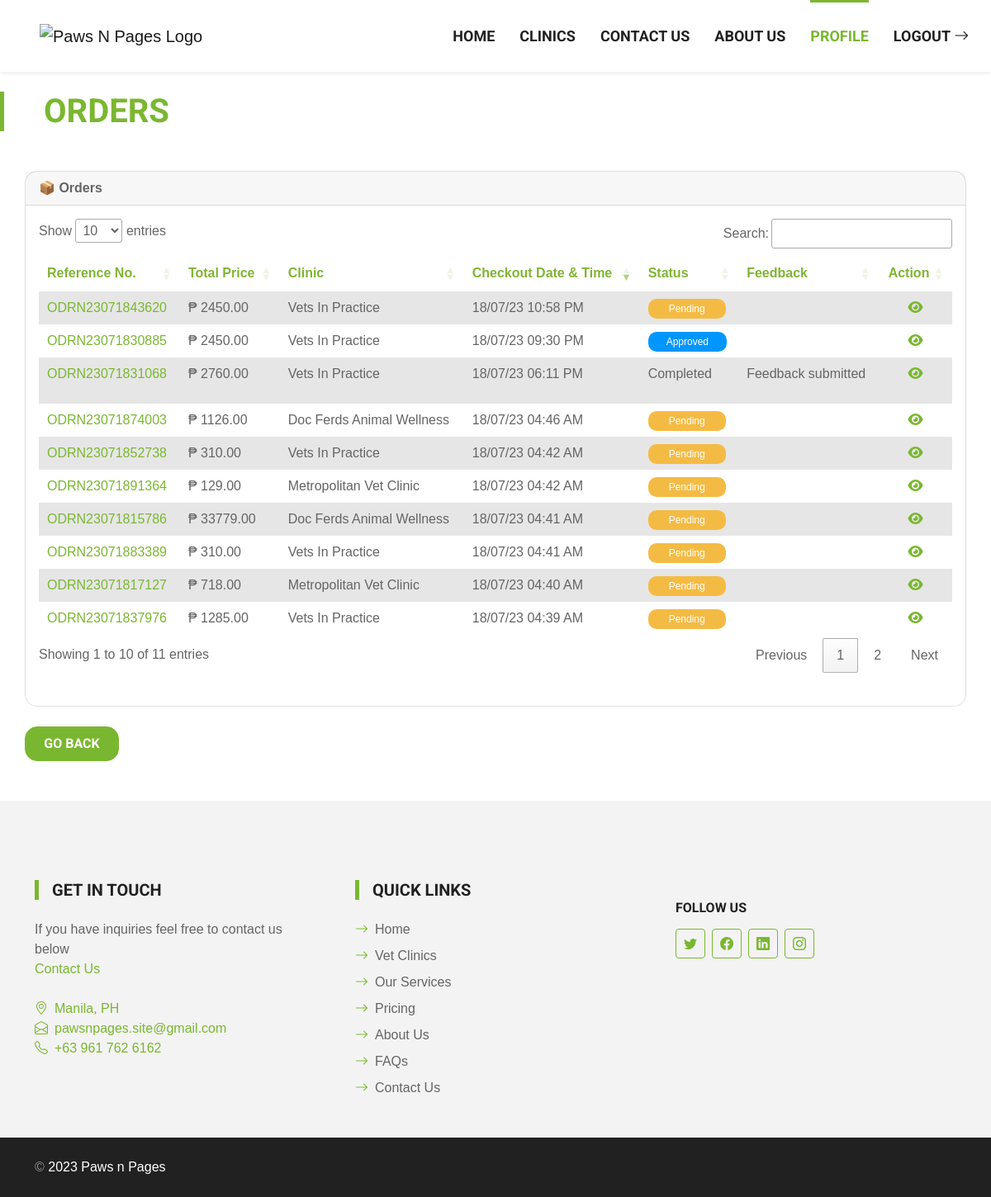
The app's page /orders.php (signed in) with its own data.
### tables this page shows
CREATE TABLE `orders` (
  `OrderID` int(11) NOT NULL,
  `Order_RefNo` varchar(250) DEFAULT NULL,
  `OrderedProducts` varchar(5000) DEFAULT NULL,
  `UserID` int(11) DEFAULT NULL,
  `TotalPrice` decimal(10,2) NOT NULL,
  `DateTimeCheckedOut` datetime NOT NULL,
  `ShippingTo` varchar(2000) NOT NULL,
  `ProofOfPayment` varchar(1000) NOT NULL,
  `Proof_RefNo` varchar(200) NOT NULL,
  `OrderPrescription` varchar(1000) DEFAULT NULL,
  `OrderStatus` varchar(500) DEFAULT NULL,
  `OrderRemarks` varchar(1000) DEFAULT NULL,
  `ClinicID` int(11) DEFAULT NULL,
  `OrderNotes` varchar(2000) DEFAULT NULL
);

CREATE TABLE `clinics` (
  `ClinicID` int(11) NOT NULL,
  `ClinicName` varchar(250) NOT NULL,
  `ClinicImage` varchar(500) NOT NULL,
  `BusinessPermit` varchar(500) NOT NULL,
  `BusinessNameReg` varchar(500) NOT NULL,
  `CertificateOfReg` varchar(500) NOT NULL,
  `UserID` int(11) DEFAULT NULL,
  `SubscriptionNo` varchar(200) DEFAULT NULL,
  `SubscriptionType` varchar(200) NOT NULL,
  `DateOfSubscription` date DEFAULT NULL,
  `ExpiryDateOfSub` date DEFAULT NULL,
  `SubscriptionStatus` varchar(200) DEFAULT NULL,
  `OpeningTime` time NOT NULL,
  `ClosingTime` time NOT NULL,
  `OperatingDays` varchar(300) NOT NULL
);

### orders.php (the view, shortened to what this page needs)
<?php
include('connection.php');
$userID = $_SESSION["id"];
?>
<!DOCTYPE html>
<html lang="en">
<head>
    <link rel="stylesheet" href="https://stackpath.bootstrapcdn.com/bootstrap/4.5.0/css/bootstrap.min.css">
    <link rel="stylesheet" href="https://cdnjs.cloudflare.com/ajax/libs/font-awesome/6.4.0/css/all.min.css">
    <link href="https://cdn.jsdelivr.net/npm/bootstrap-icons@1.4.1/font/bootstrap-icons.css" rel="stylesheet">
    <link href="lib/flaticon/font/flaticon.css" rel="stylesheet">
    <link href="lib/owlcarousel/assets/owl.carousel.min.css" rel="stylesheet">
    <link href="css/bootstrap.min.css" rel="stylesheet">
    <link href="css/style.css" rel="stylesheet">
</head>
<body>
    <nav class="navbar navbar-expand-lg bg-white navbar-light shadow-sm py-3 py-lg-0 px-3 px-lg-0">
        <a href="index.php" class="navbar-brand ms-lg-5">
            <img src="https://i.ibb.co/vmrbJ34/logo-black.png" alt="Paws N Pages Logo" width="70" height="70" />
        </a>
        <div class="collapse navbar-collapse" id="navbarCollapse">
            <div class="navbar-nav ms-auto py-0">
                <a href="index.php" class="nav-item nav-link">Home</a>
                <a href="clinics.php" class="nav-item nav-link">Clinics</a>
                <a href="contact.php" class="nav-item nav-link">Contact Us</a>
                <a href="about.php" class="nav-item nav-link">About Us</a>
                <?php if ($_SESSION["id"] > 0) { ?>
                    <a href="userProfile.php" class="nav-item nav-link active">Profile</a>
                    <a href="logout.php" class="nav-item nav-link">Logout
                        <i class="bi bi-arrow-right"></i>
                    </a>
                <?php } ?>
            </div>
        </div>
    </nav>
    <br>
    <div class="border-start border-5 border-primary ps-5 mb-5" style="max-width: 600px;">
        <h1 class="text-primary text-uppercase">Orders</h1>
    </div>
    <div style="padding-right:30px; padding-left:30px;">
        <div class="card mb-4 mb-xl-0" style="border-radius: 15px;">
            <div class="card-header userProfile-font"><b>📦 Orders</b></div>
            <div class="card-body">
                <table class="table table-striped table-hover" name="order" id="order" style="border:0px;">
                    <thead>
                        <tr class="table100-head">
                            <th class="column1" style="border:0px; color: #80B434;">Reference No.</th>
                            <th class="column1" style="border:0px; color: #80B434;">Total Price</th>
                            <th class="column1" style="border:0px; color: #80B434;">Clinic</th>
                            <th class="column1" style="border:0px; color: #80B434;">Checkout Date & Time</th>
                            <th class="column1" style="border:0px; color: #80B434;">Status</th>
                            <th class="column1" style="border:0px; color: #80B434;">Feedback</th>
                            <th class="column1" style="border:0px; color: #80B434; text-align:center;">Action</th>
                        </tr>
                    </thead>
                    <tbody>
                        <?php
                        $ret1 = mysqli_query($con, "SELECT * FROM orders, clinics, users WHERE orders.UserID = users.UserID AND orders.ClinicID = clinics.ClinicID AND orders.UserID = '$userID' ORDER BY orders.OrderID ASC");
                        $row1 = mysqli_num_rows($ret1);
                        if ($row1 > 0) {
                            while ($row1 = mysqli_fetch_array($ret1)) {
                        ?>
                                <tr>
                                    <td style="border:0px;"><a href="" orderid="<?php echo $row1['OrderID'] ?>" refno="<?php echo $row1['Order_RefNo'] ?>" products="<?php $prod = $row1['OrderedProducts'];
                                                                                                                                                                        $explodedArray = explode(', ', $prod);
                                                                                                                                                                        foreach ($explodedArray as $element) {
                                                                                                                                                                            echo $element . "\n";
                                                                                                                                                                        } ?>" user="<?php echo $row1['FirstName'] . ' ' . $row1['MiddleName'] . ' ' . $row1['LastName'] ?>" totalprice="<?php echo "₱ " . $row1['TotalPrice']; ?>" dtcout="<?php echo $row1['DateTimeCheckedOut'] ?>" address="<?php echo $row1['ShippingTo'] ?>" proofpayment="<?php echo $row1['ProofOfPayment']; ?>" proofrefno="<?php echo $row1['Proof_RefNo']; ?>" prescription="<?php echo $row1['OrderPrescription'] ?>" orderstatus="<?php echo $row1['OrderStatus']; ?>" odremarks="<?php echo $row1['OrderRemarks']; ?>" odnotes="<?php echo $row1['OrderNotes']; ?>" class="edit" title="View" data-toggle="modal" data-target="#view_order"><?php echo $row1['Order_RefNo'] ?></a>
                                    </td>
                                    <td style="border:0px;">
                                        ₱
                                        <?php echo $row1['TotalPrice'] ?>
                                    </td>
                                    <td style="border:0px;">
                                        <?php echo $row1['ClinicName'] ?>
                                    </td>
                                    <td style="border:0px;">
                                        <?php echo date('d/m/y h:i A', strtotime($row1['DateTimeCheckedOut'])) ?>
                                    </td>
                                    <td style="border:0px;">
                                        <?php $status = $row1['OrderStatus'];
                                        if ($status === 'Pending') { ?>
                                            <a style="color:white; font-size:12px; padding: 5px 25px; border-radius:10px; background-color:#F4BB44;">
                                                <?php echo $row1['OrderStatus']; ?>
                                            </a>
                                        <?php }
                                        if ($status === 'To Ship') { ?>
                                        <?php }
                                        if ($status === 'Approved') { ?>
                                            <a style="color:white; font-size:12px; padding: 5px 22px;  border-radius:10px; background-color:#0096FF;">
                                                <?php echo $row1['OrderStatus']; ?>
                                            </a>
                                        <?php }
                                        if ($status === 'Completed') { ?>
                                        <?php echo $row1['OrderStatus'];
                                        } ?>
                                    </td>
                                    <?php
                                    if ($row1['OrderStatus'] != 'Completed') {
                                    ?>
                                        <td style="border:0px;">
                                        </td>
                                    <?php } else { ?>
                                        <?php
                                        $order_id = $row1['OrderID'];
                                        $sql_fb = mysqli_query($con, "SELECT * FROM feedback WHERE UserID='$userID' AND OrderID='$order_id'");
                                        $row_fb = mysqli_num_rows($sql_fb);
                                        if ($row_fb < 1) {
                                        ?>
                                            <td style="border:0px;">
                                                <a href="" data-toggle="modal" onclick="<?php $order_id = $row1['OrderID']; ?>" data-target="#feedback_modal" id="<?php echo $row1['ClinicID'] ?>" orderid="<?php echo $row1['OrderID'] ?>">Leave a Review</a>
                                            </td>
                                        <?php } else { ?>
                                            <td style="border:0px;">
                                                <p>Feedback submitted</p>
                                            </td>
                                        <?php } ?>
                                    <?php } ?>
                                    <td style="border:0px; text-align:center;"><a href="" orderid="<?php echo $row1['OrderID'] ?>" refno="<?php echo $row1['Order_RefNo'] ?>" products="<?php $prod = $row1['OrderedProducts'];
                                                                                                                                                                                        $explodedArray = explode(', ', $prod);
                                                                                                                                                                                        foreach ($explodedArray as $element) {
                                                                                                                                                                                            echo $element . "\n";
                                                                                                                                                                                        } ?>" user="<?php echo $row1['FirstName'] . ' ' . $row1['MiddleName'] . ' ' . $row1['LastName'] ?>" totalprice="<?php echo "₱ " . $row1['TotalPrice']; ?>" dtcout="<?php echo $row1['DateTimeCheckedOut'] ?>" address="<?php echo $row1['ShippingTo'] ?>" proofpayment="<?php echo $row1['ProofOfPayment']; ?>" proofrefno="<?php echo $row1['Proof_RefNo']; ?>" prescription="<?php echo $row1['OrderPrescription'] ?>" orderstatus="<?php echo $row1['OrderStatus']; ?>" odremarks="<?php echo $row1['OrderRemarks']; ?>" odnotes="<?php echo $row1['OrderNotes']; ?>" class="edit" title="View" data-toggle="modal" data-target="#view_order"><i class="fa fa-eye"></i></a></td>
                                </tr>
                            <?php
                            }
                        } ?>
                    </tbody>
                </table>
                <br>
            </div>
        </div>
        <br />
        <a class="btn btn-primary py-2" style="width:10%; border-radius: 15px;" href="userProfile.php">Go Back</a>
    </div>
    <div class="container-fluid bg-light mt-5 py-5">
        <div class="container pt-5">
            <div class="row g-5">
                <div class="col-lg-4 col-md-6">
                    <h5 class="text-uppercase border-start border-5 border-primary ps-3 mb-4">Get In Touch</h5>
                    <p class="mb-4">If you have inquiries feel free to contact us below<br>
                        <a href="contact.php">Contact Us </a>
                    </p>
                    <a class="mb-2" href="https://goo.gl/maps/nGdbiDamK7MP9L5z5"><i class="bi bi-geo-alt text-primary me-2"></i>Manila, PH</br></a>
                    <a class="mb-2" href="mailto:pawsnpages.site@gmail.com"><i class="bi bi-envelope-open text-primary me-2"></i>pawsnpages.site@gmail.com</a>
                    <a class="mb-0" href="tel:+6396176261"></br><i class="bi bi-telephone text-primary me-2"></i>+63 961
                        762 6162</a>
                </div>
                <div class="col-lg-4 col-md-6">
                    <h5 class="text-uppercase border-start border-5 border-primary ps-3 mb-4">Quick Links</h5>
                    <div class="d-flex flex-column justify-content-start">
                        <a class="text-body mb-2" href="index.php"><i class="bi bi-arrow-right text-primary me-2"></i>Home</a>
                        <a class="text-body mb-2" href="clinics.php"><i class="bi bi-arrow-right text-primary me-2"></i>Vet Clinics</a>
                        <a class="text-body mb-2" href="index.php#services"><i class="bi bi-arrow-right text-primary me-2"></i>Our Services</a>
                        <a class="text-body mb-2" href="pricing.php"><i class="bi bi-arrow-right text-primary me-2"></i>Pricing</a>
                        <a class="text-body mb-2" href="about.php"><i class="bi bi-arrow-right text-primary me-2"></i>About Us</a>
                        <a class="text-body mb-2" href="about.php#faqs"><i class="bi bi-arrow-right text-primary me-2"></i>FAQs</a>
                        <a class="text-body" href="contact.php"><i class="bi bi-arrow-right text-primary me-2"></i>Contact Us</a>
                    </div>
                </div>
                <div class="col-lg-4 col-md-6">
                    <h6 class="text-uppercase mt-4 mb-3">Follow Us</h6>
                    <div class="d-flex">
                        <a class="btn btn-outline-primary btn-square me-2" href="#"><i class="bi bi-twitter"></i></a>
                        <a class="btn btn-outline-primary btn-square me-2" href="#"><i class="bi bi-facebook"></i></a>
                        <a class="btn btn-outline-primary btn-square me-2" href="#"><i class="bi bi-linkedin"></i></a>
                        <a class="btn btn-outline-primary btn-square" href="#"><i class="bi bi-instagram"></i></a>
                    </div>
                </div>
            </div>
        </div>
    </div>
    <div class="container-fluid bg-dark text-white-50 py-4">
        <div class="container">
            <div class="row g-5">
                <div class="col-md-6 text-center text-md-start">
                    <p class="mb-md-0">&copy; <a class="text-white" href="#">2023 Paws n Pages</a></p>
                </div>
            </div>
        </div>
    </div>
    <link rel="stylesheet" type="text/css" href="https://cdn.datatables.net/1.13.4/css/jquery.dataTables.min.css" />
</body>
</html>

### css/style.css (style rules this page uses)
:root { --primary: #7AB730; --secondary: #FFD33C; --light: #F3F3F3; --dark: #212121; }
.btn { font-family: 'Roboto', sans-serif; text-transform: uppercase; font-weight: 700; transition: .5s; }
.btn-primary { color: #FFFFFF; }
.btn-square { width: 36px; height: 36px; }
.btn-square, .btn-sm-square, .btn-lg-square { padding-left: 0; padding-right: 0; text-align: center; }
.navbar-light .navbar-nav .nav-link { font-family: 'Roboto', sans-serif; position: relative; margin-left: 30px; padding: 30px 0; font-size: 18px; font-weight: 700; text-transform: uppercase; color: var(--dark); outline: none; transition: .5s; }
.navbar-light .navbar-nav .nav-link:hover, .navbar-light .navbar-nav .nav-link.active { color: var(--primary); }
@media (min-width: 992px) { .navbar-light .navbar-nav .nav-link::before { position: absolute; content: ""; width: 0; height: 7px; top: -4px; left: 50%; background: var(--primary); transition: .5s; } }
@media (min-width: 992px) { .navbar-light .navbar-nav .nav-link:hover::before, .navbar-light .navbar-nav .nav-link.active::before { width: 100%; left: 0; } }

### records on screen
orders: Order_RefNo "ODRN23071837976", TotalPrice "1285.00", ClinicID.ClinicName "Vets In Practice", DateTimeCheckedOut "18/07/23 04:39 AM", OrderStatus "Pending"
orders: Order_RefNo "ODRN23071817127", TotalPrice "718.00", ClinicID.ClinicName "Metropolitan Vet Clinic", DateTimeCheckedOut "18/07/23 04:40 AM", OrderStatus "Pending"
orders: Order_RefNo "ODRN23071815786", TotalPrice "33779.00", ClinicID.ClinicName "Doc Ferds Animal Wellness", DateTimeCheckedOut "18/07/23 04:41 AM", OrderStatus "Pending"
orders: Order_RefNo "ODRN23071883389", TotalPrice "310.00", ClinicID.ClinicName "Vets In Practice", DateTimeCheckedOut "18/07/23 04:41 AM", OrderStatus "Pending"
orders: Order_RefNo "ODRN23071852738", TotalPrice "310.00", ClinicID.ClinicName "Vets In Practice", DateTimeCheckedOut "18/07/23 04:42 AM", OrderStatus "Pending"
orders: Order_RefNo "ODRN23071891364", TotalPrice "129.00", ClinicID.ClinicName "Metropolitan Vet Clinic", DateTimeCheckedOut "18/07/23 04:42 AM", OrderStatus "Pending"
orders: Order_RefNo "ODRN23071874003", TotalPrice "1126.00", ClinicID.ClinicName "Doc Ferds Animal Wellness", DateTimeCheckedOut "18/07/23 04:46 AM", OrderStatus "Pending"
orders: Order_RefNo "ODRN23071831068", TotalPrice "2760.00", ClinicID.ClinicName "Vets In Practice", DateTimeCheckedOut "18/07/23 06:11 PM", OrderStatus "Completed", shows "Feedback submitted"
orders: Order_RefNo "ODRN23071830885", TotalPrice "2450.00", ClinicID.ClinicName "Vets In Practice", DateTimeCheckedOut "18/07/23 09:30 PM", OrderStatus "Approved"
orders: Order_RefNo "ODRN23071843620", TotalPrice "2450.00", ClinicID.ClinicName "Vets In Practice", DateTimeCheckedOut "18/07/23 10:58 PM", OrderStatus "Pending"
